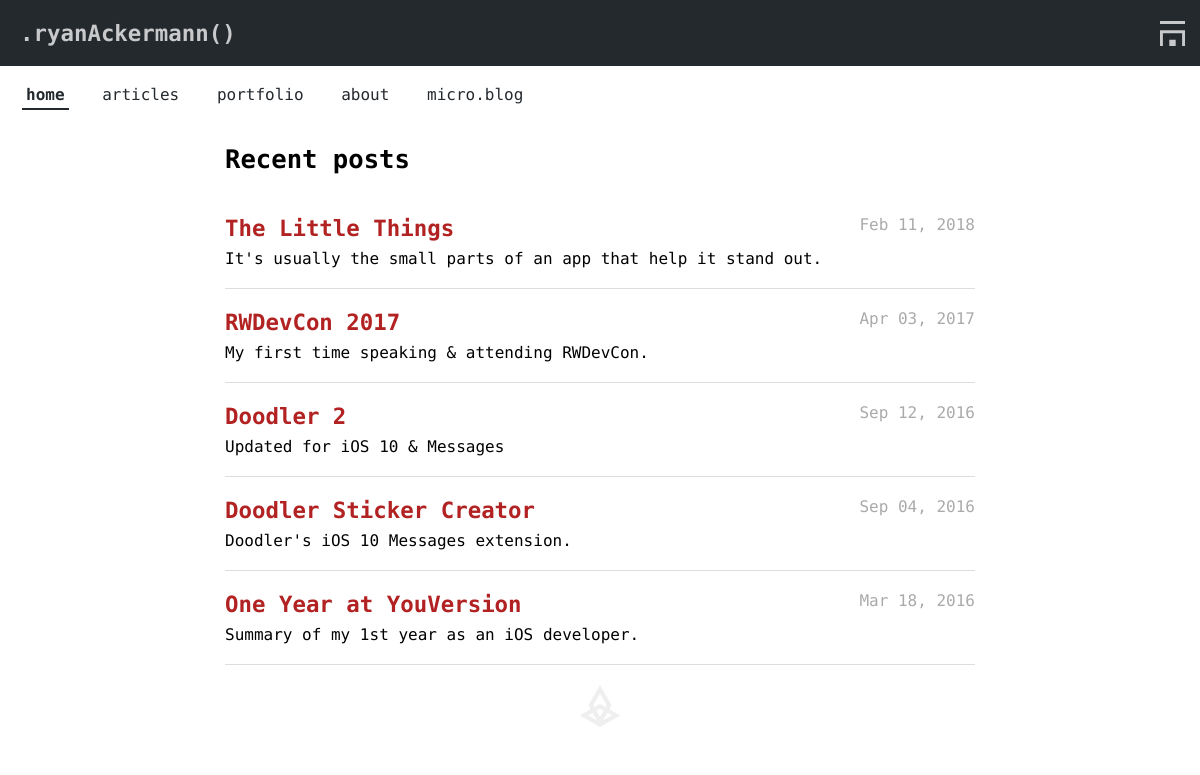
The page / on the database its author committed.
### app/models.py (models this page shows, shortened)
class Post(db.Model):
    id = db.Column(db.Integer, primary_key = True)
    title = db.Column(db.String)
    description = db.Column(db.String)
    content = db.Column(db.String)
    slug = db.Column(db.String)
    timestamp = db.Column(db.DateTime)
    draft = db.Column(db.Boolean, default=True)
    category_id = db.Column(db.Integer, db.ForeignKey('category.id'))
    category = db.relationship('Category', backref=db.backref('posts', lazy='dynamic'))

### app/views.py (the view)
@app.route('/')
def index():
	posts = Post.query.order_by(Post.timestamp.desc()).filter_by(draft=False).all()
	return render_template('index.html', posts=posts, auth=has_auth(), current='index', shape_num=randint(1,9))

### app/__init__.py (called while the page is built)
@app.template_filter('prettytime')
def prettytime(date):
    return date.strftime("%b %d, %Y")

### app/views.py (called while the page is built)
def has_auth():
	return 'username' in session

### app/templates/index.html
{% extends "base.html" %}
{% block stylesheet %}
	<link rel="stylesheet" type="text/css" href="/static/stylesheets/post_list.css">
{% endblock%}
{% block content %}
	<article>
		{% if posts|length == 0 %}
			<h3>No recent posts.</h3>
		{% else %}
			<h1>Recent posts</h1>
			{% for post in posts %}
				<a href="/posts/{{ post.slug }}">
					<div class="post">
						<div id="titledate">
							<h2 id="title">{{ post.title }}</h2>
							<div id="date">{{ post.timestamp|prettytime }}</div>
						</div>
						<div id="preview">
							{{ post.description }}
						</div>
					</div>
				</a>
			{% endfor %}
		{% endif %}
	</article>
	<footer>
		{% if shape_num %}
			<img id="shape" src="/static/shapes/{{ shape_num }}-geo-shape.svg">
		{% endif %}
	</footer>
{% endblock %}

### app/static/stylesheets/primary.css (style rules this page uses)
:root { --border-color: #CCC; --better-black: #24292E; --better-white: #C8C9CB; --main-color: firebrick; --main-hover-color: #C4191C; --main-background: linear-gradient(90deg, #2E94B9 0%, #27b1b1 100%); }
body { font-family: 'Fira Mono', monospace; background: #FFF; text-align: left; margin: 0; }
body h1 { font-size: 1.6em; }
body h2 { font-size: 1.4em; }
body article { width: 85%; margin: 0 auto; max-width: 750px; }
body article a { color: var(--main-color); }

### app/static/stylesheets/post_list.css (style rules this page uses)
.post { padding-top: 12px; padding-bottom: 8px; border-bottom: 1px solid #ddd; }
.post #titledate { padding: .5em 0; }
.post #titledate #title { display: inline; color: var(--main-color); }
.post #titledate #date { float: right; display: inline; color: #aaa; }
.post #preview { color: black; padding-bottom: 12px; }
a { color: black; text-decoration: none; }
#date { color: #aaa; }
img#shape { margin: auto; padding: 20px 0; display: block; width: 100%; height: 42px; }

### rows shown on the page
Post: title "The Little Things", timestamp|prettytime "Feb 11, 2018", description "It's usually the small parts of an app that help it stand out."
Post: title "RWDevCon 2017", timestamp|prettytime "Apr 03, 2017", description "My first time speaking & attending RWDevCon."
Post: title "Doodler 2", timestamp|prettytime "Sep 12, 2016", description "Updated for iOS 10 & Messages"
Post: title "Doodler Sticker Creator", timestamp|prettytime "Sep 04, 2016", description "Doodler's iOS 10 Messages extension."
Post: title "One Year at YouVersion", timestamp|prettytime "Mar 18, 2016", description "Summary of my 1st year as an iOS developer."
